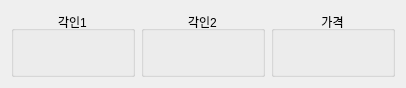
<?xml version="1.0" encoding="UTF-8"?>
<ui version="4.0">
 <class>AbilityStonePrice</class>
 <widget class="QWidget" name="AbilityStonePrice">
  <property name="geometry">
   <rect>
    <x>0</x>
    <y>0</y>
    <width>390</width>
    <height>79</height>
   </rect>
  </property>
  <property name="windowTitle">
   <string>Form</string>
  </property>
  <layout class="QHBoxLayout" name="hLayoutAbilityStonePrice">
   <item>
    <widget class="QGroupBox" name="groupEngrave1">
     <property name="title">
      <string>각인1</string>
     </property>
     <property name="alignment">
      <set>Qt::AlignCenter</set>
     </property>
     <layout class="QVBoxLayout" name="verticalLayout">
      <item>
       <widget class="QLabel" name="lbEngrave1">
        <property name="minimumSize">
         <size>
          <width>100</width>
          <height>25</height>
         </size>
        </property>
        <property name="maximumSize">
         <size>
          <width>100</width>
          <height>25</height>
         </size>
        </property>
        <property name="text">
         <string/>
        </property>
        <property name="alignment">
         <set>Qt::AlignCenter</set>
        </property>
       </widget>
      </item>
     </layout>
    </widget>
   </item>
   <item>
    <widget class="QGroupBox" name="groupEngrave2">
     <property name="title">
      <string>각인2</string>
     </property>
     <property name="alignment">
      <set>Qt::AlignCenter</set>
     </property>
     <layout class="QVBoxLayout" name="verticalLayout_2">
      <item>
       <widget class="QLabel" name="lbEngrave2">
        <property name="minimumSize">
         <size>
          <width>100</width>
          <height>25</height>
         </size>
        </property>
        <property name="maximumSize">
         <size>
          <width>100</width>
          <height>25</height>
         </size>
        </property>
        <property name="text">
         <string/>
        </property>
        <property name="alignment">
         <set>Qt::AlignCenter</set>
        </property>
       </widget>
      </item>
     </layout>
    </widget>
   </item>
   <item>
    <widget class="QGroupBox" name="groupPrice">
     <property name="title">
      <string>가격</string>
     </property>
     <property name="alignment">
      <set>Qt::AlignCenter</set>
     </property>
     <layout class="QVBoxLayout" name="verticalLayout_3">
      <item>
       <widget class="QLabel" name="lbPrice">
        <property name="minimumSize">
         <size>
          <width>100</width>
          <height>25</height>
         </size>
        </property>
        <property name="maximumSize">
         <size>
          <width>100</width>
          <height>25</height>
         </size>
        </property>
        <property name="text">
         <string/>
        </property>
        <property name="alignment">
         <set>Qt::AlignCenter</set>
        </property>
       </widget>
      </item>
     </layout>
    </widget>
   </item>
  </layout>
 </widget>
 <resources/>
 <connections/>
</ui>
